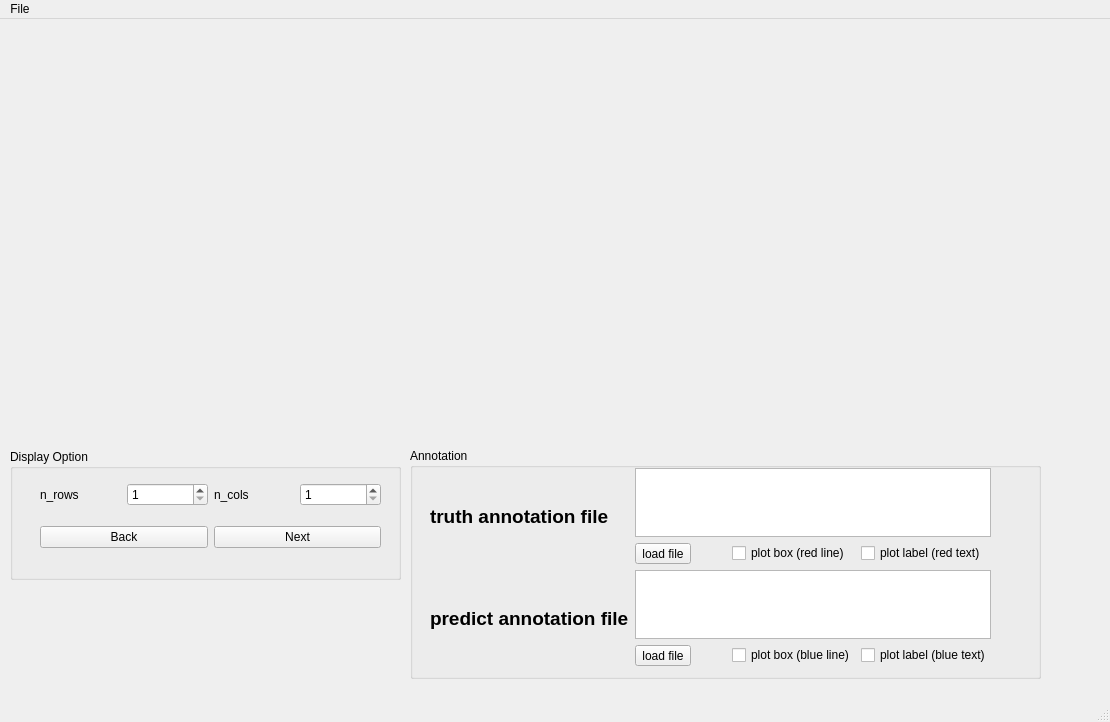
<?xml version="1.0" encoding="UTF-8"?>
<ui version="4.0">
 <class>MainWindow</class>
 <widget class="QMainWindow" name="MainWindow">
  <property name="geometry">
   <rect>
    <x>0</x>
    <y>0</y>
    <width>1110</width>
    <height>722</height>
   </rect>
  </property>
  <property name="windowTitle">
   <string>MainWindow</string>
  </property>
  <widget class="QWidget" name="centralwidget">
   <widget class="QWidget" name="gridLayoutWidget">
    <property name="geometry">
     <rect>
      <x>0</x>
      <y>0</y>
      <width>1081</width>
      <height>421</height>
     </rect>
    </property>
    <layout class="QGridLayout" name="display_layout"/>
   </widget>
   <widget class="QGroupBox" name="groupBox">
    <property name="geometry">
     <rect>
      <x>410</x>
      <y>429</y>
      <width>631</width>
      <height>231</height>
     </rect>
    </property>
    <property name="title">
     <string>Annotation</string>
    </property>
    <widget class="QWidget" name="gridLayoutWidget_3">
     <property name="geometry">
      <rect>
       <x>20</x>
       <y>20</y>
       <width>561</width>
       <height>198</height>
      </rect>
     </property>
     <layout class="QGridLayout" name="gridLayout">
      <item row="2" column="0" rowspan="2">
       <widget class="QLabel" name="label_4">
        <property name="font">
         <font>
          <pointsize>14</pointsize>
          <weight>75</weight>
          <bold>true</bold>
         </font>
        </property>
        <property name="text">
         <string>predict annotation file</string>
        </property>
       </widget>
      </item>
      <item row="0" column="0" rowspan="2">
       <widget class="QLabel" name="label_3">
        <property name="font">
         <font>
          <pointsize>14</pointsize>
          <weight>75</weight>
          <bold>true</bold>
         </font>
        </property>
        <property name="text">
         <string>truth annotation file</string>
        </property>
       </widget>
      </item>
      <item row="1" column="1" colspan="3">
       <widget class="QToolButton" name="tb_truth_ann">
        <property name="text">
         <string>load file</string>
        </property>
       </widget>
      </item>
      <item row="1" column="4">
       <widget class="QCheckBox" name="checkBox">
        <property name="text">
         <string>plot box (red line)</string>
        </property>
       </widget>
      </item>
      <item row="1" column="5">
       <widget class="QCheckBox" name="checkBox_3">
        <property name="text">
         <string>plot label (red text)</string>
        </property>
       </widget>
      </item>
      <item row="0" column="1" colspan="5">
       <widget class="QTextEdit" name="te_truth_ann">
        <property name="readOnly">
         <bool>true</bool>
        </property>
       </widget>
      </item>
      <item row="3" column="4">
       <widget class="QCheckBox" name="checkBox_2">
        <property name="text">
         <string>plot box (blue line)</string>
        </property>
       </widget>
      </item>
      <item row="3" column="5">
       <widget class="QCheckBox" name="checkBox_4">
        <property name="text">
         <string>plot label (blue text)</string>
        </property>
       </widget>
      </item>
      <item row="2" column="1" colspan="5">
       <widget class="QTextEdit" name="te_predict_ann">
        <property name="readOnly">
         <bool>true</bool>
        </property>
       </widget>
      </item>
      <item row="3" column="1" colspan="3">
       <widget class="QToolButton" name="tb_predict_ann">
        <property name="text">
         <string>load file</string>
        </property>
       </widget>
      </item>
     </layout>
    </widget>
   </widget>
   <widget class="QGroupBox" name="groupBox_2">
    <property name="geometry">
     <rect>
      <x>10</x>
      <y>430</y>
      <width>391</width>
      <height>131</height>
     </rect>
    </property>
    <property name="title">
     <string>Display Option</string>
    </property>
    <widget class="QWidget" name="gridLayoutWidget_2">
     <property name="geometry">
      <rect>
       <x>30</x>
       <y>20</y>
       <width>341</width>
       <height>95</height>
      </rect>
     </property>
     <layout class="QGridLayout" name="input_layout">
      <item row="1" column="1">
       <widget class="QSpinBox" name="sp_n_rows">
        <property name="minimum">
         <number>1</number>
        </property>
        <property name="maximum">
         <number>20</number>
        </property>
       </widget>
      </item>
      <item row="1" column="0">
       <widget class="QLabel" name="label">
        <property name="text">
         <string>n_rows</string>
        </property>
       </widget>
      </item>
      <item row="1" column="3">
       <widget class="QSpinBox" name="sp_n_cols">
        <property name="minimum">
         <number>1</number>
        </property>
        <property name="maximum">
         <number>20</number>
        </property>
       </widget>
      </item>
      <item row="2" column="0" colspan="2">
       <widget class="QPushButton" name="btn_back">
        <property name="text">
         <string>Back</string>
        </property>
       </widget>
      </item>
      <item row="1" column="2">
       <widget class="QLabel" name="label_2">
        <property name="text">
         <string>n_cols</string>
        </property>
       </widget>
      </item>
      <item row="2" column="2" colspan="2">
       <widget class="QPushButton" name="btn_next">
        <property name="text">
         <string>Next</string>
        </property>
       </widget>
      </item>
     </layout>
    </widget>
   </widget>
   <zorder>gridLayoutWidget</zorder>
   <zorder>textBrowser</zorder>
   <zorder>groupBox</zorder>
   <zorder>groupBox_2</zorder>
  </widget>
  <widget class="QMenuBar" name="menubar">
   <property name="geometry">
    <rect>
     <x>0</x>
     <y>0</y>
     <width>1110</width>
     <height>21</height>
    </rect>
   </property>
   <widget class="QMenu" name="menuFile">
    <property name="title">
     <string>File</string>
    </property>
    <addaction name="actionLoad_images"/>
   </widget>
   <addaction name="menuFile"/>
  </widget>
  <widget class="QStatusBar" name="statusbar"/>
  <action name="actionLoad_images">
   <property name="text">
    <string>Load images</string>
   </property>
  </action>
 </widget>
 <resources/>
 <connections/>
</ui>
